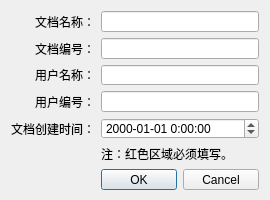
<?xml version="1.0" encoding="UTF-8"?>
<ui version="4.0">
 <class>DocInfoEdit</class>
 <widget class="QDialog" name="DocInfoEdit">
  <property name="geometry">
   <rect>
    <x>0</x>
    <y>0</y>
    <width>270</width>
    <height>200</height>
   </rect>
  </property>
  <property name="minimumSize">
   <size>
    <width>270</width>
    <height>200</height>
   </size>
  </property>
  <property name="maximumSize">
   <size>
    <width>270</width>
    <height>200</height>
   </size>
  </property>
  <property name="windowTitle">
   <string>初始化文档信息</string>
  </property>
  <layout class="QGridLayout" name="gridLayout">
   <item row="0" column="0">
    <widget class="QLabel" name="label_2">
     <property name="text">
      <string>文档名称：</string>
     </property>
     <property name="alignment">
      <set>Qt::AlignRight|Qt::AlignTrailing|Qt::AlignVCenter</set>
     </property>
    </widget>
   </item>
   <item row="0" column="1">
    <widget class="QLineEdit" name="linEditName">
     <property name="toolTip">
      <string>输入文档的名称</string>
     </property>
     <property name="styleSheet">
      <string notr="true"/>
     </property>
    </widget>
   </item>
   <item row="1" column="0">
    <widget class="QLabel" name="label">
     <property name="text">
      <string>文档编号：</string>
     </property>
     <property name="alignment">
      <set>Qt::AlignRight|Qt::AlignTrailing|Qt::AlignVCenter</set>
     </property>
    </widget>
   </item>
   <item row="1" column="1">
    <widget class="QLineEdit" name="lineEditDocNum">
     <property name="toolTip">
      <string>输入文档的编号</string>
     </property>
    </widget>
   </item>
   <item row="6" column="1">
    <widget class="QDialogButtonBox" name="buttonBox">
     <property name="orientation">
      <enum>Qt::Horizontal</enum>
     </property>
     <property name="standardButtons">
      <set>QDialogButtonBox::Cancel|QDialogButtonBox::Ok</set>
     </property>
    </widget>
   </item>
   <item row="2" column="0">
    <widget class="QLabel" name="label_3">
     <property name="text">
      <string>用户名称：</string>
     </property>
     <property name="alignment">
      <set>Qt::AlignRight|Qt::AlignTrailing|Qt::AlignVCenter</set>
     </property>
    </widget>
   </item>
   <item row="2" column="1">
    <widget class="QLineEdit" name="lineEditUserName">
     <property name="toolTip">
      <string>输入用户名称</string>
     </property>
    </widget>
   </item>
   <item row="4" column="0">
    <widget class="QLabel" name="label_4">
     <property name="text">
      <string>文档创建时间：</string>
     </property>
     <property name="alignment">
      <set>Qt::AlignRight|Qt::AlignTrailing|Qt::AlignVCenter</set>
     </property>
    </widget>
   </item>
   <item row="4" column="1">
    <widget class="QDateTimeEdit" name="dateTimeEditCreateTime">
     <property name="minimumDateTime">
      <datetime>
       <hour>0</hour>
       <minute>0</minute>
       <second>0</second>
       <year>1901</year>
       <month>9</month>
       <day>14</day>
      </datetime>
     </property>
     <property name="displayFormat">
      <string>yyyy-MM-dd H:mm:ss</string>
     </property>
    </widget>
   </item>
   <item row="3" column="0">
    <widget class="QLabel" name="label_5">
     <property name="text">
      <string>用户编号：</string>
     </property>
     <property name="alignment">
      <set>Qt::AlignRight|Qt::AlignTrailing|Qt::AlignVCenter</set>
     </property>
    </widget>
   </item>
   <item row="3" column="1">
    <widget class="QLineEdit" name="lineEditUserNum">
     <property name="toolTip">
      <string>输入用户编号</string>
     </property>
    </widget>
   </item>
   <item row="5" column="1">
    <widget class="QLabel" name="label_6">
     <property name="text">
      <string>注：红色区域必须填写。</string>
     </property>
    </widget>
   </item>
  </layout>
 </widget>
 <tabstops>
  <tabstop>linEditName</tabstop>
  <tabstop>lineEditDocNum</tabstop>
  <tabstop>lineEditUserName</tabstop>
  <tabstop>lineEditUserNum</tabstop>
  <tabstop>dateTimeEditCreateTime</tabstop>
  <tabstop>buttonBox</tabstop>
 </tabstops>
 <resources/>
 <connections>
  <connection>
   <sender>buttonBox</sender>
   <signal>accepted()</signal>
   <receiver>DocInfoEdit</receiver>
   <slot>accept()</slot>
   <hints>
    <hint type="sourcelabel">
     <x>248</x>
     <y>254</y>
    </hint>
    <hint type="destinationlabel">
     <x>157</x>
     <y>274</y>
    </hint>
   </hints>
  </connection>
  <connection>
   <sender>buttonBox</sender>
   <signal>rejected()</signal>
   <receiver>DocInfoEdit</receiver>
   <slot>reject()</slot>
   <hints>
    <hint type="sourcelabel">
     <x>316</x>
     <y>260</y>
    </hint>
    <hint type="destinationlabel">
     <x>286</x>
     <y>274</y>
    </hint>
   </hints>
  </connection>
 </connections>
</ui>
